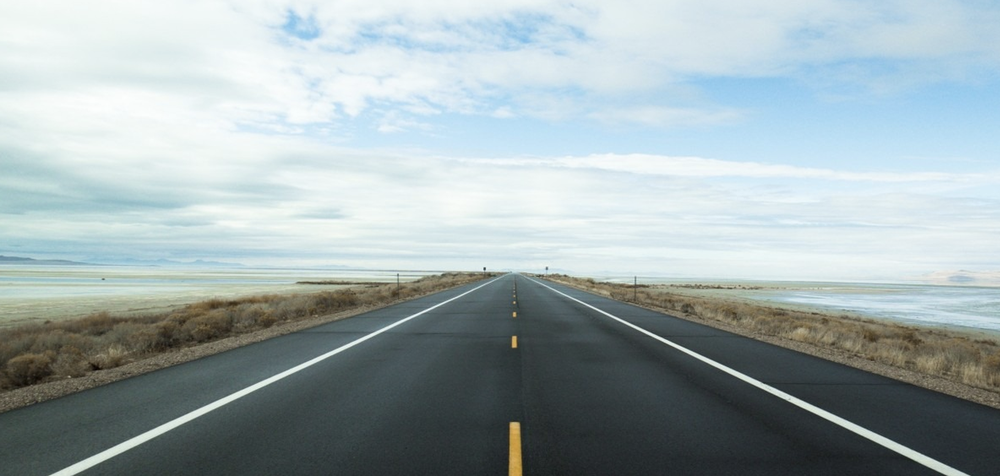
#> input picture Software/Q2/highway.png, 1000 x 476 px, shrunk from 1816 x 865 before the run
$ jupyter execute IGVC.ipynb
#> lines starting #> are read from the running program, lines starting #| are printed output that depends on the picture; after the words box and inside, x2 and y2 are one past the last pixel; in counts of white or black regions, pixels touching at a corner belong together
[cell 1]
import cv2
import numpy as np
import matplotlib.pyplot as plt

[cell 2]
#Load the image
image_path = "highway.png" #Replace with the path of your file
image = cv2.imread(image_path)
#> image is the input picture: shape (476, 1000, 3); mean B, G, R 174.6, 172.4, 159.1

[cell 3]
#Convert to HSV for color masking
hsv = cv2.cvtColor(image, cv2.COLOR_BGR2HSV)
#> hsv: shape (476, 1000, 3); mean H, S, V 86.5, 35.1, 177.9

#Color thresholds
white_lower = np.array([0, 0, 200], dtype=np.uint8)
white_upper = np.array([180, 30, 255], dtype=np.uint8)
yellow_lower = np.array([20, 120, 120], dtype=np.uint8)
yellow_upper = np.array([40, 255, 255], dtype=np.uint8)

#Creating Masks
white_mask = cv2.inRange(hsv, white_lower, white_upper)
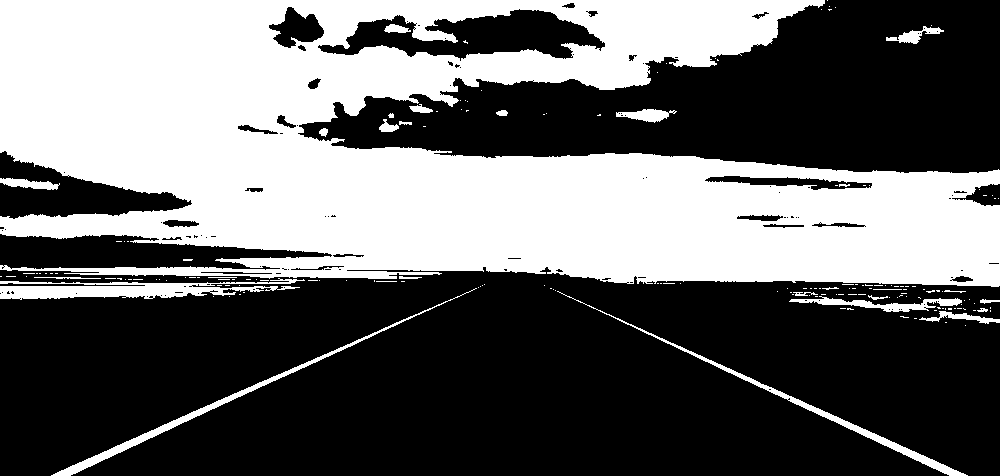
#> white_mask: shape (476, 1000); 40.5% white; 172 white regions (144 under 20 px), largest, box (x1, y1, x2, y2) and area: (0, 0, 1000, 287) 181140, (0, 278, 305, 300) 3378, (51, 288, 477, 476) 2154
yellow_mask = cv2.inRange(hsv, yellow_lower, yellow_upper)
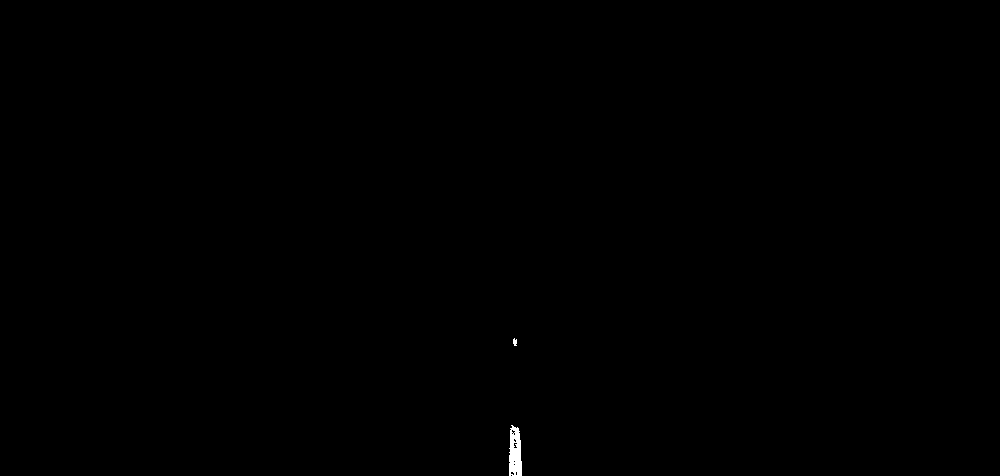
#> yellow_mask: shape (476, 1000); 0.12% white; 2 white regions, box (x1, y1, x2, y2) and area: (509, 425, 522, 476) 523, (513, 338, 517, 346) 25

#Morphological operations to clean up the masks
kernel = np.ones((5, 5), np.uint8)
white_mask = cv2.morphologyEx(white_mask, cv2.MORPH_CLOSE, kernel)
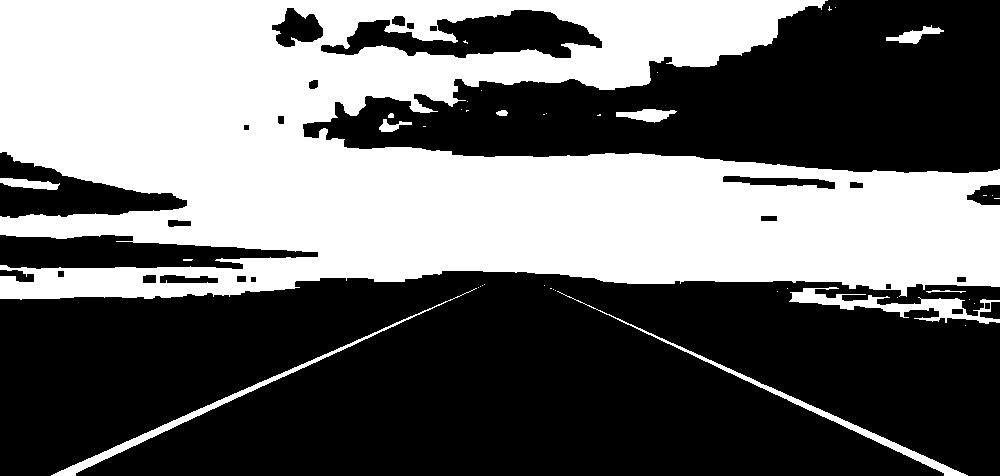
#> white_mask: shape (476, 1000); 41.8% white; 41 white regions (30 under 20 px), largest, box (x1, y1, x2, y2) and area: (0, 0, 1000, 300) 190608, (789, 287, 1000, 324) 2283, (51, 288, 477, 476) 2162
yellow_mask = cv2.morphologyEx(yellow_mask, cv2.MORPH_CLOSE, kernel)
#> yellow_mask: shape (476, 1000); 0.12% white; 2 white regions, box (x1, y1, x2, y2) and area: (509, 425, 522, 476) 568, (513, 338, 517, 346) 27

#Intermediate Results
plt.imshow(white_mask, cmap='gray')
plt.title("White Mask")
plt.axis("off")
plt.show()

plt.imshow(yellow_mask, cmap='gray')
plt.title("Yellow Mask")
plt.axis("off")
plt.show()

[cell 4]
#Using edge detection on the masks
white_edges = cv2.Canny(white_mask, 50, 150)
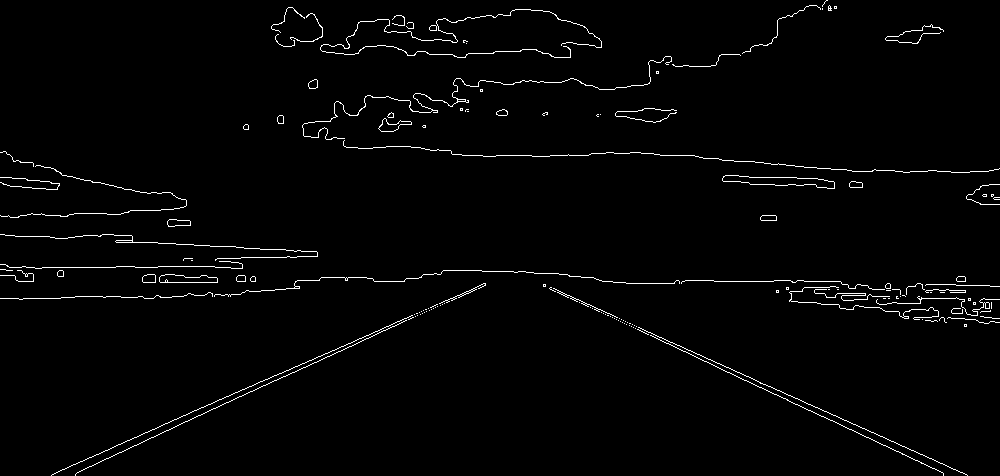
#> white_edges: shape (476, 1000); 1.8% white in thin lines or dots
yellow_edges = cv2.Canny(yellow_mask, 50, 150)
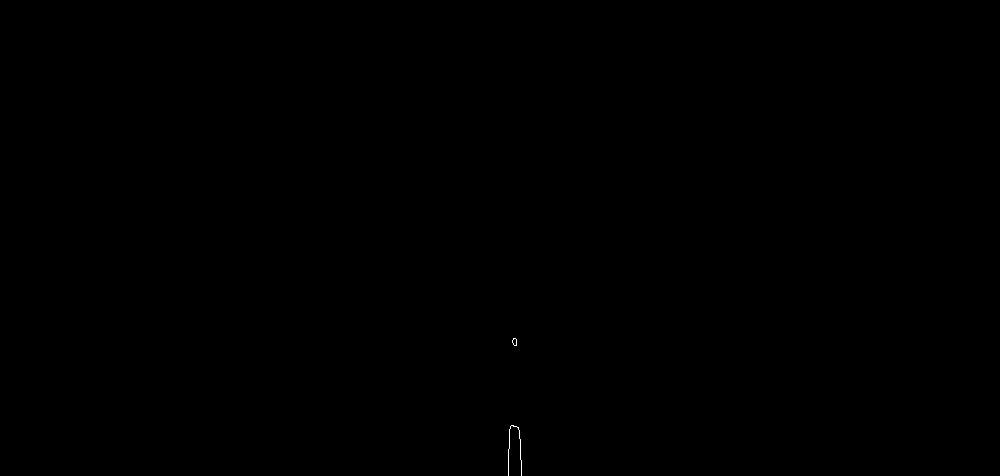
#> yellow_edges: shape (476, 1000); 0.03% white in thin lines or dots, all inside (x1, y1, x2, y2) = (508, 338, 522, 476)

#Intermediate Results
plt.imshow(white_edges, cmap='gray')
plt.title("White Mask Edges")
plt.axis("off")
plt.show()

plt.imshow(yellow_edges, cmap='gray')
plt.title("Yellow Mask Edges")
plt.axis("off")
plt.show()

[cell 5]
#Clean up the detected edges
white_edges = cv2.morphologyEx(white_edges, cv2.MORPH_CLOSE, kernel)
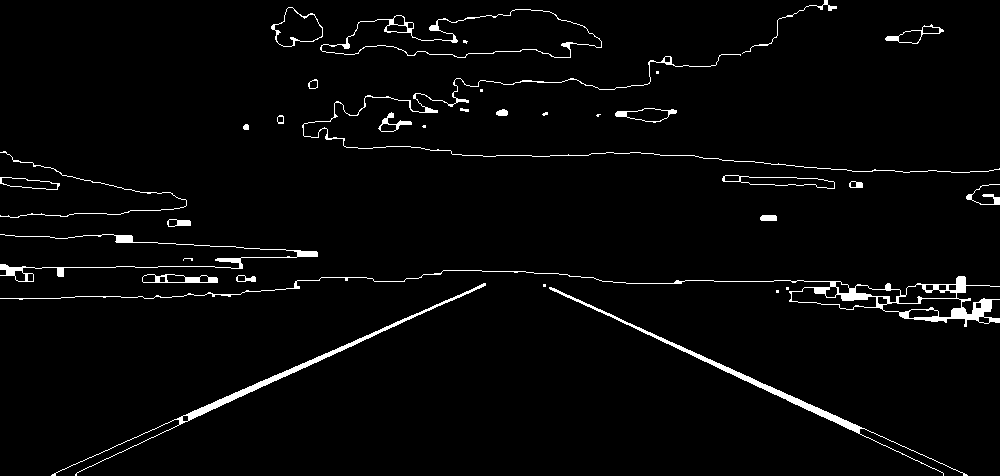
#> white_edges: shape (476, 1000); 2.8% white; 35 white regions (10 under 20 px), largest, box (x1, y1, x2, y2) and area: (0, 270, 1000, 327) 3118, (51, 283, 486, 476) 1745, (549, 287, 968, 476) 1742
yellow_edges = cv2.morphologyEx(yellow_edges, cv2.MORPH_CLOSE, kernel)

#Intermediate Results
plt.imshow(white_edges, cmap='gray')
plt.title("Cleaned White Edges")
plt.axis("off")
plt.show()

plt.imshow(yellow_edges, cmap='gray')
plt.title("Cleaned Yellow Edges")
plt.axis("off")
plt.show()

[cell 6]
#Hough Transform to detect lines
white_lines = cv2.HoughLinesP(white_edges, 1, np.pi/180, 50, minLineLength=200, maxLineGap=10)
#> white_lines = [[147, 439, 445, 300], [543, 286, 967, 475], [622, 322, 860, 428], [76, 473, 484, 283], [52, 474, 279, 373], [179, 422, 386, 326], [543, 285, 754, 379], [721, 369, 942, 472]]
yellow_lines = cv2.HoughLinesP(yellow_edges, 1, np.pi/180, 40, minLineLength=1, maxLineGap=10)
#> yellow_lines = [[508, 468, 509, 429], [520, 439, 521, 475]]

#Submission Requirements
white_line_image = np.zeros_like(image)
yellow_line_image = np.zeros_like(image)
lane_overlay = np.zeros_like(image)

def draw_lines(image, lines, color):
#> called with lines = array of shape (8, 1, 4), color = (255, 255, 255)
    if lines is not None:
        for line in lines:
            x1, y1, x2, y2 = line[0]
            cv2.line(image, (x1, y1), (x2, y2), color, 5)
#> this loop made 8 passes
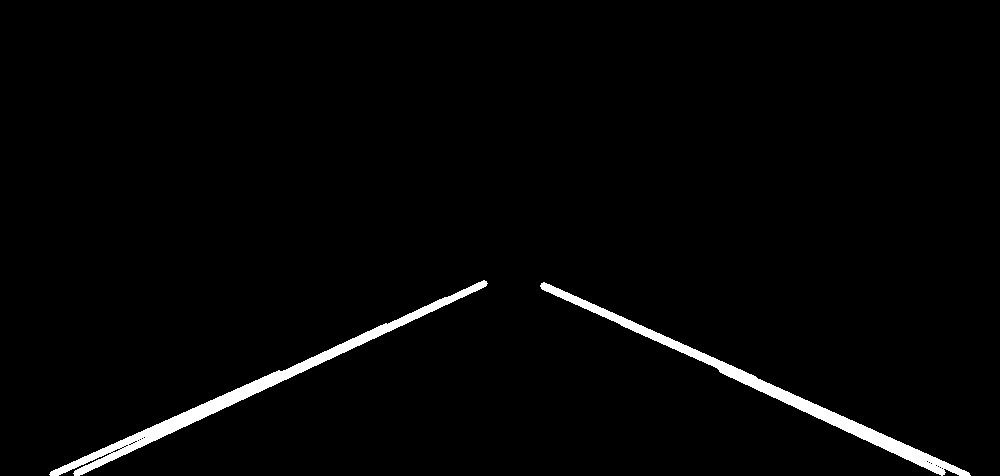
#> image: shape (476, 1000, 3); 2.1% white; 2 white regions, box (x1, y1, x2, y2) and area: (49, 280, 488, 476) 5137, (540, 282, 971, 476) 4844

draw_lines(white_line_image, white_lines, (255, 255, 255))
draw_lines(yellow_line_image, yellow_lines, (0, 255, 255))
#> the loop in draw_lines (call 2), `for line in lines:` made 2 passes

draw_lines(lane_overlay, white_lines, (255, 255, 255))
draw_lines(lane_overlay, yellow_lines, (0, 255, 255))
#> call 4 of draw_lines, with lines = array of shape (2, 1, 4), color = (0, 255, 255)
#> the loop in draw_lines (call 4), `for line in lines:` made 2 passes
#> after the loop in draw_lines (call 4), `for line in lines:`:
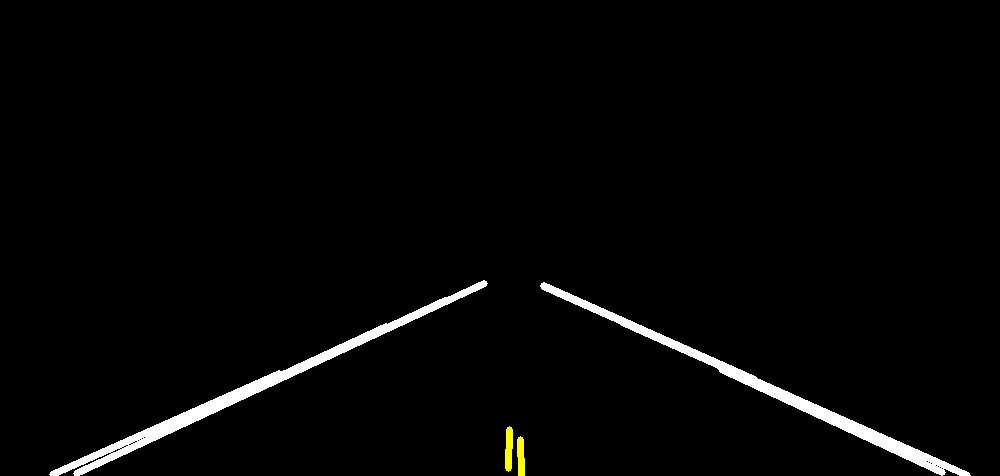
#> image: shape (476, 1000, 3); 0.12% of pixels changed, all inside (x1, y1, x2, y2) = (505, 426, 525, 476); drawn as B, G, R

#Display Results
plt.imshow(cv2.cvtColor(white_line_image, cv2.COLOR_BGR2RGB))
plt.title("White Lane Lines")
plt.axis("off")
plt.show()
plt.imshow(cv2.cvtColor(yellow_line_image, cv2.COLOR_BGR2RGB))
plt.title("Yellow Lane Lines")
plt.axis("off")
plt.show()
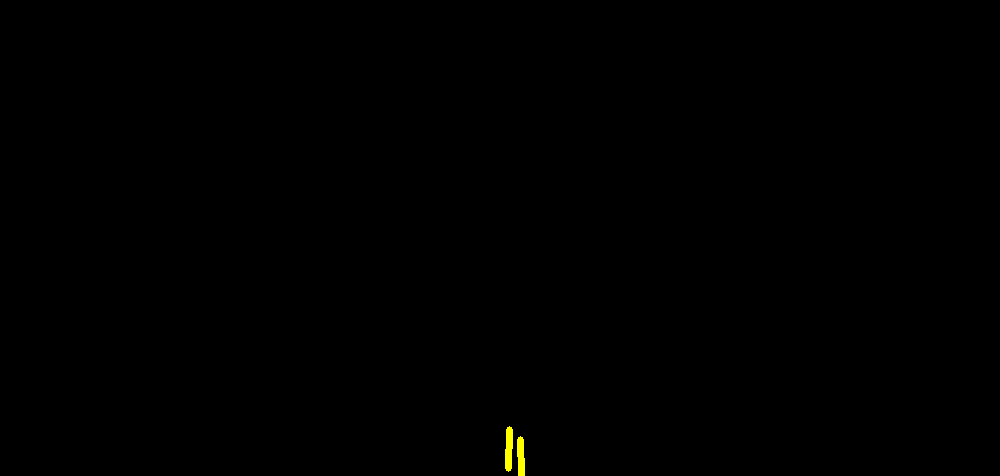
#> shown: shape (476, 1000, 3); mean R, G, B 0.3, 0.3, 0
plt.imshow(cv2.cvtColor(lane_overlay, cv2.COLOR_BGR2RGB))
plt.title("Yellow and White lines")
plt.axis("off")
plt.show()

[cell 7]
#Blending
final_result = cv2.addWeighted(image, 0.6, lane_overlay, 1, -10)
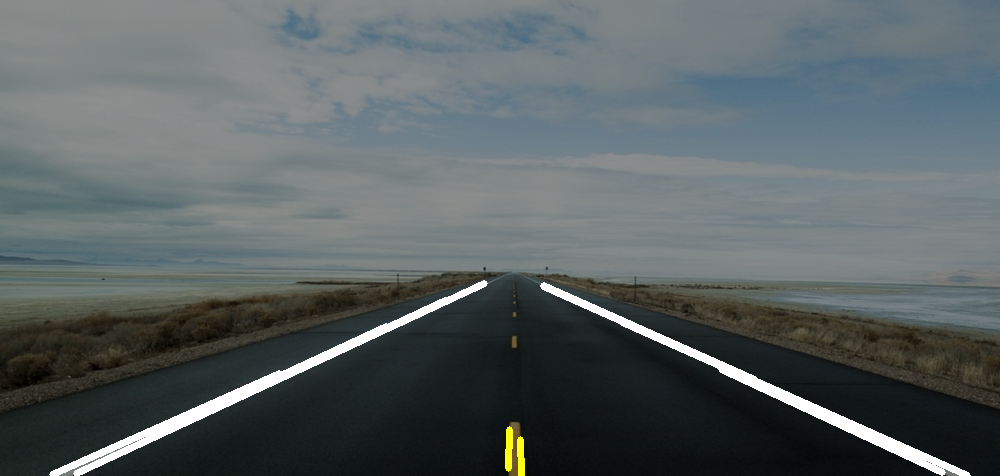
#> final_result: shape (476, 1000, 3); mean B, G, R 98.4, 97.3, 89.5

#Processed Image
plt.imshow(cv2.cvtColor(final_result, cv2.COLOR_BGR2RGB))
plt.title("Processed Image")
plt.axis("off")
plt.show()

[cell 8]
#Output files
cv2.imwrite("white_lane_lines.png", white_line_image)
cv2.imwrite("yellow_lane_lines.png", yellow_line_image)
cv2.imwrite("processed_highway.png", final_result)
#> Out = True
